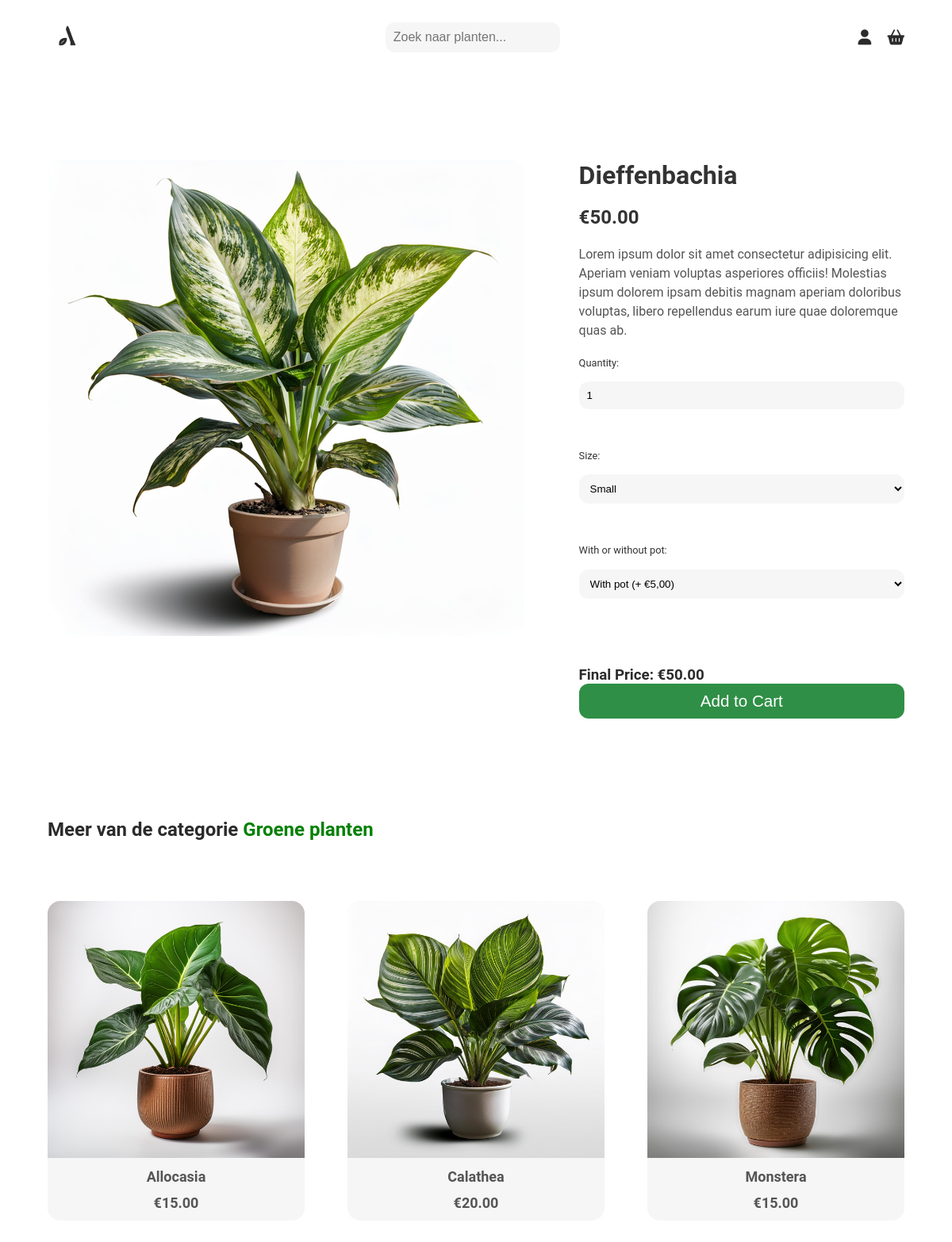
The app's page /product-page.php?id=16 with its own data.
### tables this page shows
CREATE TABLE `products` (
  `id` int(11) NOT NULL,
  `name` varchar(255) NOT NULL,
  `description` text NOT NULL,
  `price` decimal(10,0) NOT NULL,
  `image` varchar(255) NOT NULL,
  `category_id` int(11) NOT NULL,
  `stock` int(11) NOT NULL DEFAULT 0,
  `created_at` datetime DEFAULT current_timestamp(),
  `updated_at` datetime DEFAULT current_timestamp() ON UPDATE current_timestamp()
);

### classes/Product.php (called while the page is built, shortened)
<?php
class Product
{
    public static function getAll()
    {
        $conn = Db::getConnection();
        $statement = $conn->prepare("SELECT * FROM products");
        $statement->execute();
        return $statement->fetchAll(PDO::FETCH_ASSOC);
    }
    public static function getById($id)
    {
        $conn = Db::getConnection();
        $statement = $conn->prepare("SELECT * FROM products WHERE id = :id");
        $statement->bindValue(":id", $id);
        $statement->execute();
        return $statement->fetch(PDO::FETCH_ASSOC);
    }
}
?>

### classes/Category.php (called while the page is built, shortened)
<?php
class Category
{
    public static function getById($id)
    {
        $conn = Db::getConnection();
        $statement = $conn->prepare("SELECT * FROM category WHERE id = :id");
        $statement->bindValue(':id', $id);
        $statement->execute();
        return $statement->fetch(PDO::FETCH_ASSOC);
    }
}
?>

### product-page.php (the view, shortened to what this page needs)
<?php
include_once(__DIR__ . '/classes/Product.php');
include_once(__DIR__ . '/classes/Category.php');
$productId = intval($_GET['id']);
$product = Product::getById($productId);
$category = Category::getById($product['category_id']);
$product['category_name'] = $category['name'];
?>
<!DOCTYPE html>
<html lang="en">
<head>
  </html>  <meta name="viewport" content="width=device-width, initial-scale=1.0">
    <link rel="stylesheet" href="https://cdnjs.cloudflare.com/ajax/libs/font-awesome/6.0.0-beta3/css/all.min.css">
    <link rel="stylesheet" href="style.css">
</head>
<body>
<nav>
    <a href="index.php"><img class="logo" src="images/logo-plantwerp.png" alt="Plantwerp Logo"></a>
    <input type="text" placeholder="Zoek naar planten..." class="search-bar">
    <div class="nav-items">
        <a href="profile.php" class="icon profile-icon" aria-label="Profiel">
            <i class="fas fa-user"></i>
        </a>
        <a href="#" class="icon basket-icon" aria-label="Winkelmand">
            <i class="fas fa-shopping-basket"></i>
        </a>
    </div>
</nav>
    <div class="product-container">
        <div class="product-image">
            <img src="<?php echo htmlspecialchars($product['image']); ?>" alt="<?php echo htmlspecialchars($product['name']); ?>">
        </div>
        <div class="product-details">
    <h1><?php echo htmlspecialchars($product['name']); ?></h1>
    <p class="product-price">€<?php echo htmlspecialchars(number_format($product['price'], 2)); ?></p>
    <p class="product-description"><?php echo htmlspecialchars($product['description']); ?></p>
    <div class="product-options form-group ">
        <div class="option">
            <label for="quantity">Quantity:</label>
            <input type="number" id="quantity" name="quantity" min="1" max="5" value="1">
        </div>
        <div class="option">
            <label for="size">Size:</label>
            <select name="size" id="size">
                <option value="small">Small</option>
            </select>
        </div>
        <div class="option">
            <label for="pot">With or without pot:</label>
            <select name="pot" id="pot">
                <option value="with">With pot (+ €5,00)</option>
            </select>
        </div>
    </div>
    <h3 class="final-price">Final Price: €<span id="finalPrice"><?php echo htmlspecialchars(number_format($product['price'], 2)); ?></span></>
    <button class="btn" type="submit">Add to Cart</button>
</div>
    </div>
    <h2  >Meer van de categorie <span style="color:green;"><?php echo htmlspecialchars($product['category_name']); ?></span></h2>
    <div class="related-products">
        <div class="products">
            <?php
            $products = Product::getAll();
            foreach ($products as $relatedProduct):
                if ($relatedProduct['id'] == $product['id']) continue;
            ?>
                <a href="product-page.php?id=<?php echo $relatedProduct['id']; ?>" class="product-card">
                    <img src="<?php echo htmlspecialchars($relatedProduct['image']); ?>" alt="<?php echo htmlspecialchars($relatedProduct['name']); ?>">
                    <p><?php echo htmlspecialchars($relatedProduct['name']); ?></p>
                    <p>€<?php echo htmlspecialchars(number_format($relatedProduct['price'], 2)); ?></p>
                </a>
            <?php endforeach; ?>
        </div>
    </div>
</html>

### style.css (style rules this page uses)
body { font-family: 'Roboto', sans-serif; margin: 0; padding: 0 5% 10%; box-sizing: border-box; color: #2A2B2A; }
nav { display: flex; justify-content: space-between; align-items: center; padding: 20px 0; }
.nav-items { display: flex; align-items: center; gap: 20px; }
.search-bar { padding: 10px; border: 0px solid #ddd; border-radius: 12px; font-size: 1em; background-color: #f6f6f6; width: 200px; }
.icon { color: #2A2B2A; font-size: 1.2em; text-decoration: none; display: flex; align-items: center; justify-content: center; }
.logo { width: 50px; }
h2 { margin: 0%; padding-bottom: 2%; }
.products { display: grid; grid-template-columns: repeat(auto-fit, minmax(250px, 1fr)); gap: 5%; }
.product-card { background-color: #f6f6f6; border-radius: 16px; text-align: center; transition: box-shadow 0.3s ease; display: flex; flex-direction: column; justify-content: space-between; text-decoration: none; }
.product-card img { width: 100%; border-radius: 16px 16px 0% 0%; height: fit-content; object-fit: cover; padding-bottom: 4%; }
.product-card p { font-size: 18px; color: #555; margin: 0 0 12px 0; font-weight: bold; }
.product-container { display: flex; flex-direction: column; gap: 5%; align-items: center; padding: 10% 0%; height: 100%; }
.product-image { align-items: center; height: 100%; width: 100%; padding-bottom: 10%; justify-content: center; }
.product-image img { max-width: 100%; height: 100%; border-radius: 16px; align-self: center; object-fit: cover; }
.product-details { gap: 10%; width: 100%; display: flex; flex-direction: column; justify-content: space-between; }
.product-details h1 { font-size: 2em; color: #333; margin: 0%; padding-top: 0%; }
.product-price { font-size: 1.5em; color: #333; margin: 0%; padding-top: 5%; font-weight: bold; }
.product-description { color: #555; font-size: 1em; line-height: 1.5; margin: 0%; padding: 5% 0%; }
.product-options div { display: flex; gap: 10%; padding-bottom: 10%; flex-direction: column; align-items: center; }
label { font-size: 0.8em; color: #333; padding-bottom: 2%; text-align: left; width: 100%; }
.btn { display: inline-block; padding: 10px 0px; width: 100%; font-size: 1.1em; color: #fff; background-color: #2f8f46; border: none; border-radius: 12px; text-align: center; text-decoration: none; transition: background-color 0.3s; cursor: pointer; }
.related-products { padding: 5% 0%; display: flex; gap: 5%; }
.related-products .products { width: 100%; }
.form-group { margin-bottom: 15px; text-align: left; }
.form-group label { font-size: 0.8em; color: #333; margin-bottom: 2%; text-align: left; }
.form-group input, textarea, .form-group select { width: 100%; padding: 10px; max-width: 100%; margin-bottom: 10px; border: 0px solid #ddd; border-radius: 12px; background-color: #f6f6f6; box-sizing: border-box; }
@media (min-width: 650px) { .product-container { flex-direction: row; align-items: flex-start; } }
@media (min-width: 650px) { .product-image { padding-bottom: 0%; width: 60%; } }
@media (min-width: 650px) { .product-details { width: 40%; } }

### records on screen
products: image (picture), name "Dieffenbachia", price "50.00", description "Lorem ipsum dolor sit amet consectetur adipisicing elit. Aperiam veniam voluptas asperiores officiis! Molestias ipsum dolorem ipsam debitis magnam aperiam doloribus voluptas, libero repellendus earum iure quae doloremque quas ab."
products: image (picture), name "Allocasia", price "15.00"
products: image (picture), name "Calathea", price "20.00"
products: image (picture), name "Monstera", price "15.00"

### other values on screen
$product['category_name'] "Groene planten"
